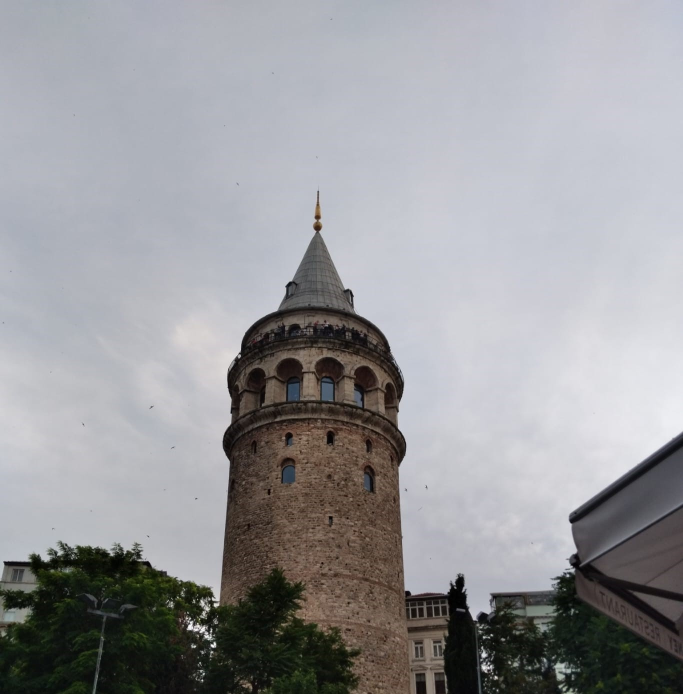
#> input picture Image processing/Image Processing - opnecv/Görüntü İşleme - spyder/Galata.jpeg, 1366 x 1388 px (shown at 1/2 size)
$ python resim_matris_tersi.py
#> lines starting #> are read from the running program, lines starting #| are printed output that depends on the picture
import cv2
import numpy as np

resim = cv2.imread("Galata.jpeg")
#> resim is the input picture: shape (1388, 1366, 3); mean B, G, R 155.3, 152.3, 152.1
resim = cv2.resize(resim, (646, 646))
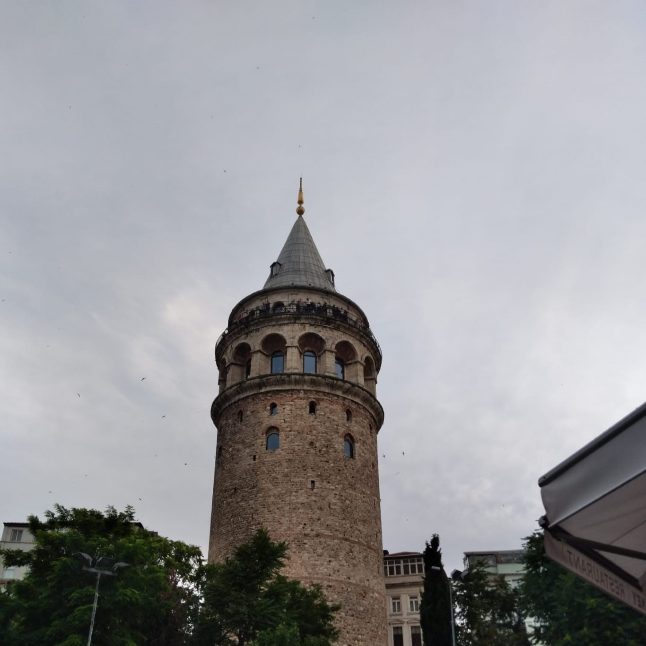
#> resim: shape (646, 646, 3); mean B, G, R 155.3, 152.2, 152
# Kırmızı renk kanalını seç
red_channel = resim[:, :, 2]
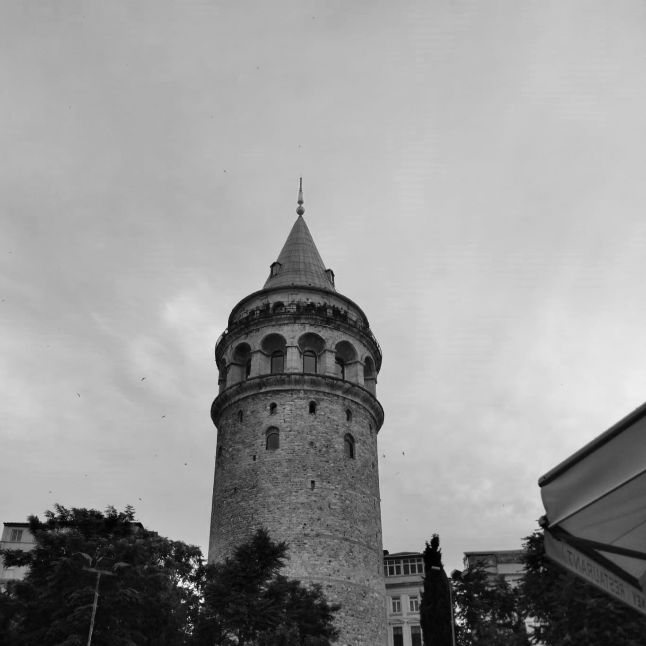
#> red_channel: shape (646, 646); min 0, max 251, mean 152
# Kırmızı renk kanalının matrisini al
matris = np.array(red_channel)
# Matrisin tersini al
ters_matris = np.linalg.inv(matris)
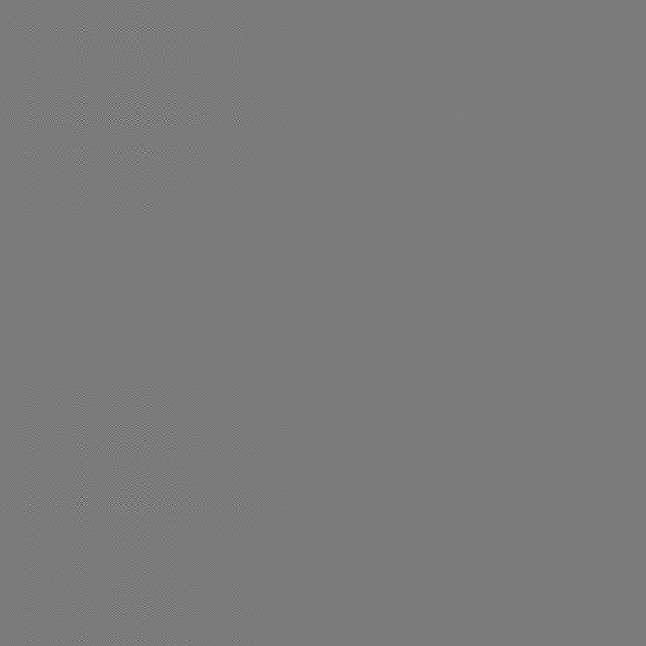
#> ters_matris: shape (646, 646) float64; min -5.08, max 5.4, mean 1.31e-08; drawn with min black and max white

# Ters matrisi ekrana yazdır
print("Orijinal Matris:")
print(matris)
#> (printed output is left out)
print("\nTers Matris:")
print(ters_matris)
#> (printed output is left out)

$ run again, with Image processing/Image Processing - opnecv/Görüntü İşleme - spyder/plaka.PNG saved as Image processing/Image Processing - opnecv/Görüntü İşleme - spyder/Galata.jpeg
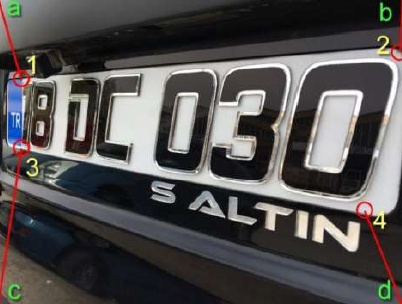
#> input picture Image processing/Image Processing - opnecv/Görüntü İşleme - spyder/plaka.PNG, 402 x 304 px
#> resim is the input picture: shape (304, 402, 3); mean B, G, R 81, 81.5, 83.9
#> `resim = cv2.resize(resim, (646, 646))`:
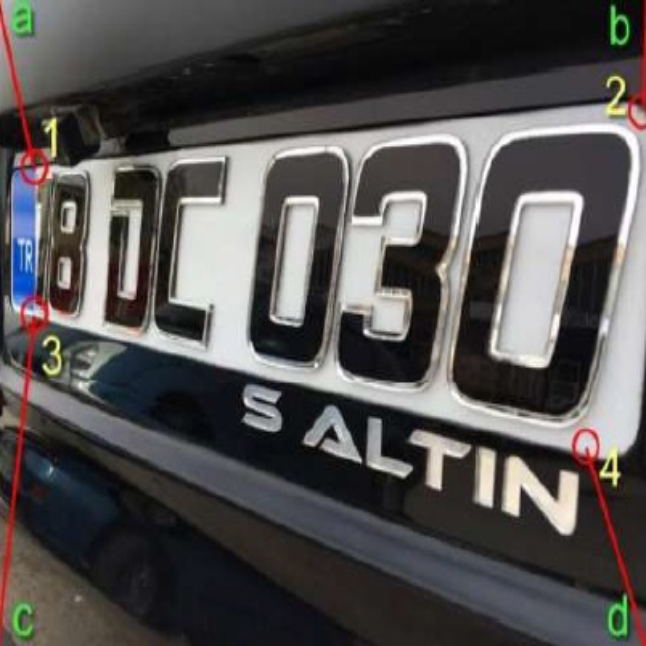
#> resim: shape (646, 646, 3); mean B, G, R 80.9, 81.4, 83.8
#> `red_channel = resim[:, :, 2]`:
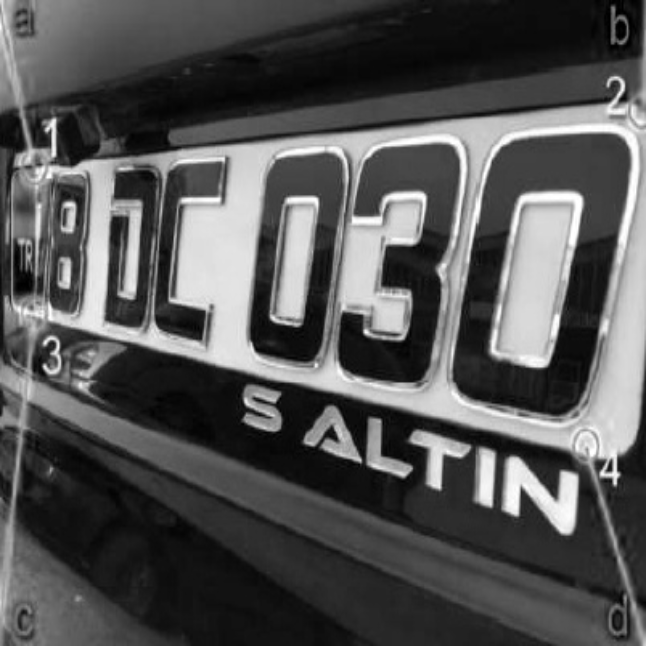
#> red_channel: shape (646, 646); min 0, max 255, mean 83.8
#> (printed output is left out)
#> (printed output is left out)
